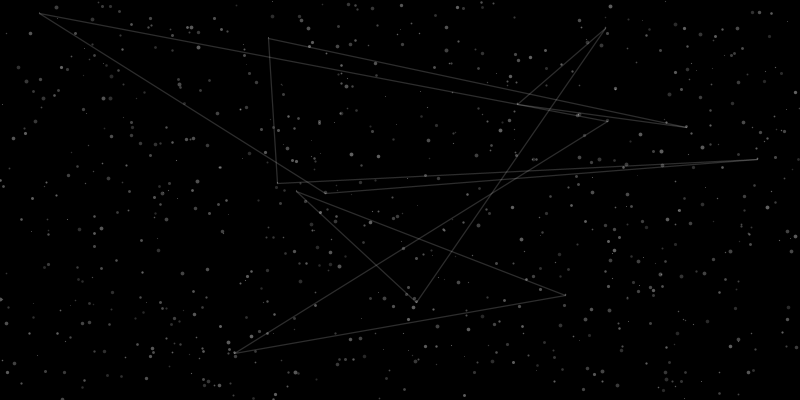
Frame 1 (no input)
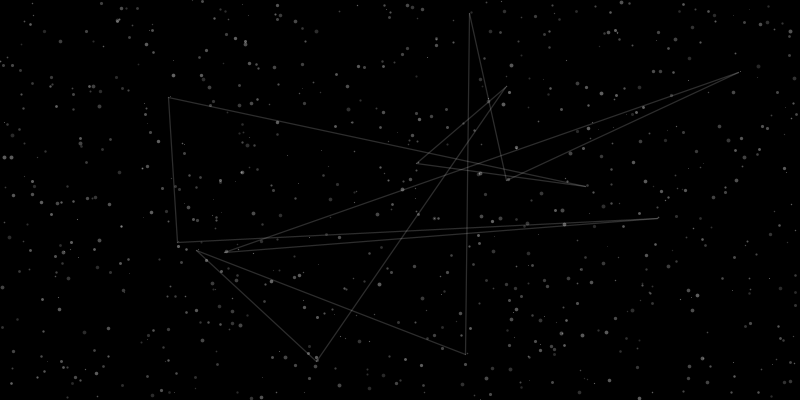
Frame 60 (the mouse pressed at the canvas centre just before this capture)
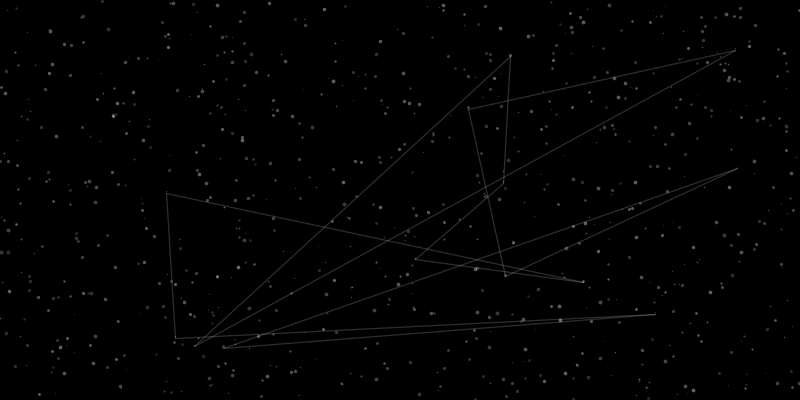
Frame 120 (the mouse held since frame 60 and released just before this capture)

The Processing sketch that drew these frames (run headless with seeded random() and noise(); from frame 60 on, the mouse is pressed at the canvas centre):

// Processing sketch: dia09
// ── dia09.pde
/*Día 9 del hackpact de arte generativo
 Por Eduardo H Obieta
 http://artegenerativo.laad.com.mx 
 */

//constelaciones
//VARIABLES

int gota=800, tmin=1, tmax=4;
float px[], py[], vel[], dirx[], diry[], tam[];
//SET
void setup() {
size(800, 400);
background(0);
smooth();
//DEFINIR
px=new float[gota];
py=new float[gota];
vel=new float[gota];
dirx=new float[gota];
diry=new float[gota];
tam=new float[gota];
//INICIAR
for (int p=0; p<gota; p++) {
px[p]=random(-width/2, width/2);
py[p]=random(-height/2, height/2);
vel[p]=random(tmin, tmax-2);
tam[p]=random(tmin, tmax);
}
}
//DRAW
void draw() {
//mapeo 
float m=map(mouseX, 0, width, -4, 4);
//trasladar
pushMatrix();
translate(width/2, height/2);
noStroke();
//DIBUJAR
fill(0);
rect(-width/2, -height/2, width, height);
for (int i=0; i<gota-1; i++) {
vel[i]=1+mouseY*0.003;
//OBJETOS
stroke(255, 40+random(tmax*15));
strokeWeight(tam[i]);
point(px[i], py[i]);
//POSICIONES 
px[i]+=dirx[i];
py[i]+=vel[i];
float varia=5;
dirx[i]=m*noise(varia)*1.5;
if (px[i]>width/2) {
px[i]=-width/2+random(0.01, 2);
}
if (px[i]<-width/2) {
px[i]=width/2-random(0.01, 2);
}
if (py[i]>height/2) {
py[i]=-height/2+random(0.01, 2);
px[i]=random(-width/2, width/2);
}
if (py[i]<-height/2) {
py[i]=height/2-random(0.01, 2);
}
}
stroke(255, 45);
strokeWeight(1.25);

for (int i=0; i<gota/60-1;i++) {
line(px[i], py[i], px[i+1], py[i+1]);
}
line(px[0], py[0], px[gota/60-1], py[gota/60-1]);

//LIBERA
popMatrix();
}
